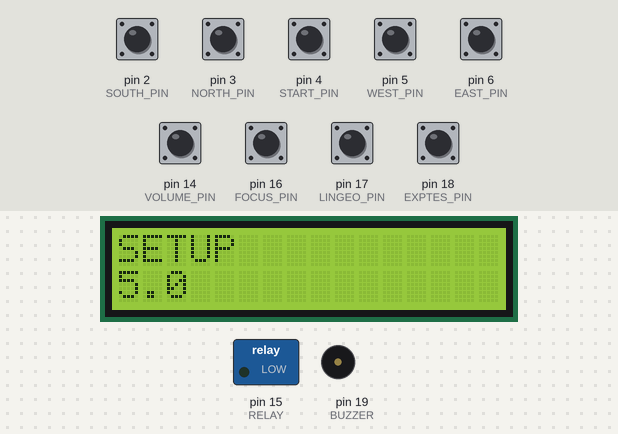
This program was run on a simulated Arduino Uno, built with avr-gcc and run on an emulated ATmega328P. Parts: 16×2 character LCD, switched loads named in the program (green lamp = pin HIGH), buzzer (waves = sounding). Inputs (shaded band) come from the test bench; at power-on: pin 2 (SOUTH_PIN), pin 3 (NORTH_PIN), pin 4 (START_PIN), pin 5 (WEST_PIN), pin 6 (EAST_PIN), pin 14 (VOLUME_PIN), pin 16 (FOCUS_PIN), pin 17 (LINGEO_PIN), pin 18 (EXPTES_PIN) HIGH.

Above: at 3.2 s.
3.3 s: pin 4 (START_PIN) pulled LOW for 0.15 s
At 3.5 s:
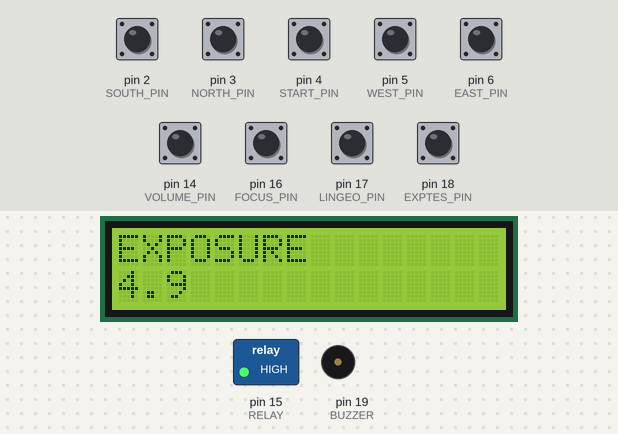
4.0 s: pin 14 (VOLUME_PIN) pulled LOW for 1 s
At 4.6 s:
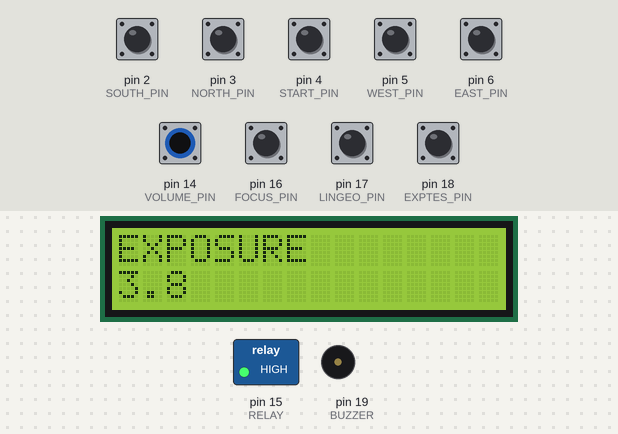
5.6 s: pin 4 (START_PIN) pulled LOW for 1 s
At 6.0 s:
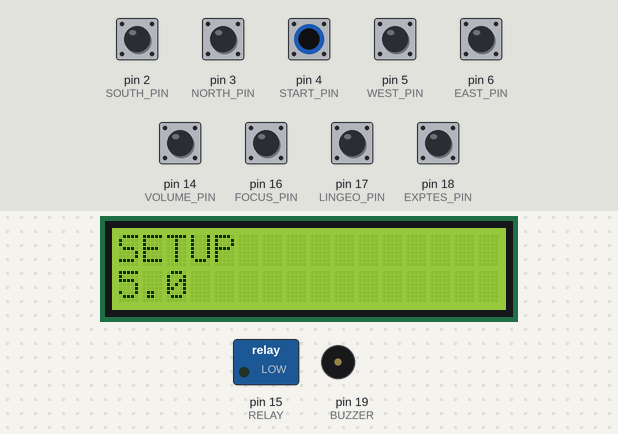
8.1 s: pin 17 (LINGEO_PIN) pulled LOW for 0.15 s
At 8.28 s:
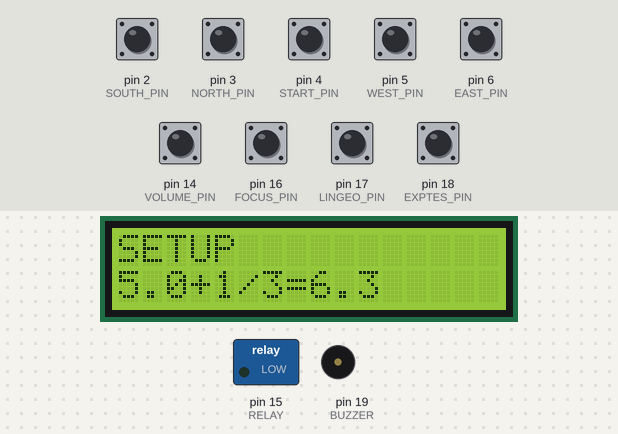
9.8 s: pin 18 (EXPTES_PIN) pulled LOW for 1 s
At 10.5 s:
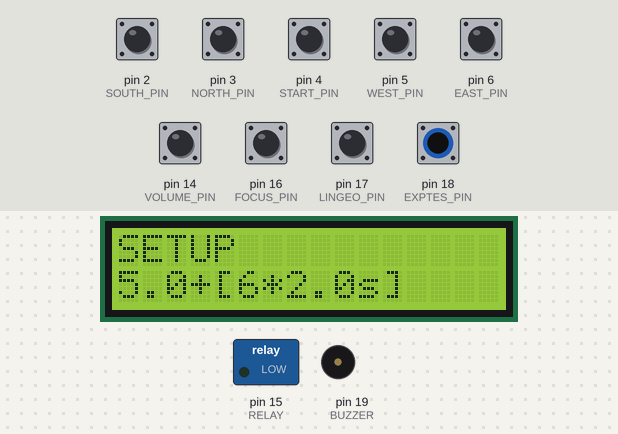
12.4 s: pin 16 (FOCUS_PIN) pulled LOW for 1 s
At 12.69 s:
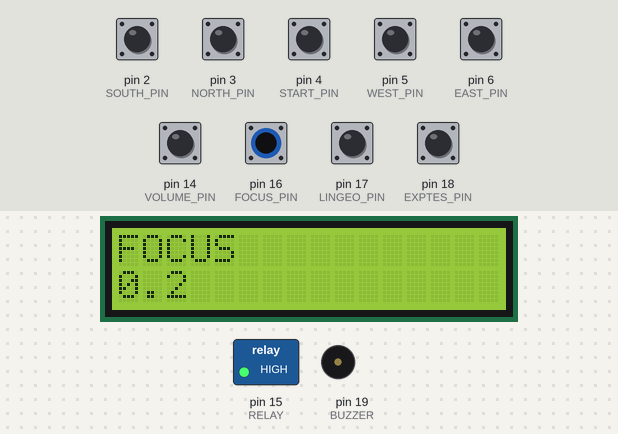
Timing chart, 0 to 15.4 s (numbered marks = the images above; inputs shaded):
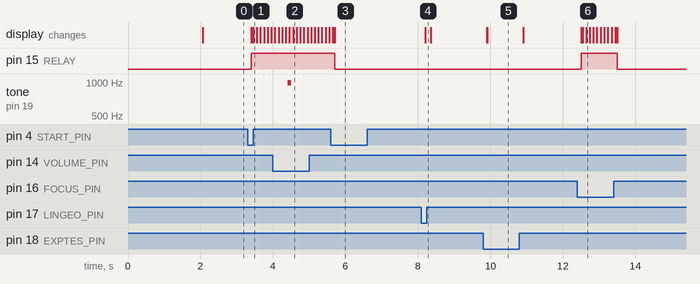

Measured:
- after the input at 3.3 s, pin 15 (RELAY): LOW → HIGH after 0.10 s; the display: first changes after 0.11 s (image 1 shows a later state)
- after the input at 4.0 s, tone on pin 19 (BUZZER): silent → 987 Hz after 0.40 s, → silent 0.10 s later
- after the input at 5.6 s, pin 15 (RELAY): HIGH → LOW after 0.10 s; the display: first differs from a run without the input after 0.11 s (image 3)
- after the input at 8.1 s, the display: first changes after 0.11 s (image 4 shows a later state)
- after the input at 9.8 s, the display: first changes after 0.11 s (image 5 shows a later state)
- after the input at 12.4 s, pin 15 (RELAY): LOW → HIGH after 0.10 s, → LOW 1.0 s later; the display: first changes after 0.11 s (image 6 shows a later state)

The program:

main.cpp
```cpp
// (licence header left out)
#include <Arduino.h>
#include <Bounce2.h>
#include "retege.h"

#define LCD162
//#define SEG74
#ifdef LCD162
  #include <LiquidCrystal.h>
#endif
#ifdef SEG74
  //blablabla
#endif

// runningMode possible values
#define LINEAR_EXPOSURE 0
#define GEOMETRIC_EXPOSURE 1
#define LINEAR_TEST 2
#define GEOMETRIC_TEST 3

// runningStatus possible values
#define SETUP 0
#define EXPOSURE 1
#define FOCUS 2

// buttons coding
#define S_BUTTON 0
#define N_BUTTON 1
#define W_BUTTON 2
#define E_BUTTON 3
#define START_BUTTON 4
#define FOCUS_TOGGLE 5
#define LINEAR_GEOMETRIC_TOGGLE 6
#define EXPOSURE_TEST_TOGGLE 7
#define VOLUME_TOGGLE 8

// pinout
#define SOUTH_PIN 2
#define NORTH_PIN 3
#define START_PIN 4
#define WEST_PIN 5
#define EAST_PIN 6
#define VOLUME_PIN 14
#define FOCUS_PIN 16
#define LINGEO_PIN 17
#define EXPTES_PIN 18
#define RELAY 15
#define BUZZER 19

// objects
LiquidCrystal lcd(7, 8, 9, 10, 11, 12);
Bounce * input = new Bounce[9];
retege mTimer = retege();

// function declarations
bool buttonActive(int i);
byte updateRunningStatus(byte runningStatus, bool & runningStatusChanged,
  bool startFell, bool focusHigh, unsigned long rollingTime);
byte updateRunningMode(bool linGeo, bool sinStrip);

/// buzzer functions
unsigned long playEndStrip(byte mode, unsigned long lampRefer,
  unsigned long ringCount);
unsigned long playMetronome(unsigned long lampRefer, unsigned long ringCount,
  bool loud);

// arduino functions

void setup() {
  // local variables
  /// buttons
  /// bounce2 aux array
  const int inputPins[9] = {SOUTH_PIN, NORTH_PIN,
                            WEST_PIN, EAST_PIN,
                            START_PIN, FOCUS_PIN,
                            LINGEO_PIN, EXPTES_PIN, VOLUME_PIN};

  // declarations
  pinMode(RELAY,  OUTPUT);
  pinMode(BUZZER, OUTPUT);

  // run things
  for (int i = 0; i < 9; i++) {
    input[i].attach(inputPins[i], INPUT_PULLUP);
    input[i].interval(100);
  }
  #ifdef LCD162
    lcd.begin(16,2);
    lcd.setCursor(0,0);
    lcd.print("A. B. Normal");
    lcd.setCursor(0,1);
    lcd.print("v1.0 revA");
    delay(2000);
    lcd.clear();
  #endif
}

void loop() {

  // local variables
  // 0 = linear single, 1 = geometric single;
  // 2 = linear strip, 3 = geometric strip
  static byte runningMode = LINEAR_EXPOSURE;
  static byte newRunningMode = LINEAR_EXPOSURE;

  // 0 = setup, 1 = exposure, 2 = focus
  static byte runningStatus = SETUP;
  static bool runningStatusChanged = 1;

  // lamp and beeper
  static unsigned long lampFirstMillis = 0; // marks the millisecond when the
                                            // lamp is turned on
  static unsigned long ringCount = 1;       // number of times that the buzzer
                                            // made a sound since
                                            // lampfirstmillis
  static unsigned long prevRollingTime = 0; // timer value
  static unsigned long rollingTime = 0;     //

  // update buttons
  for (int i = 0; i < 9; i++) {
    input[i].update();
    if (input[i].rose() || input[i].fell()) {
      #ifdef LCD162
        lcd.clear();
      #endif
    }
  }

  // runningStatus main switch
  runningStatus = updateRunningStatus(runningStatus, runningStatusChanged,
    input[START_BUTTON].fell(), !input[FOCUS_TOGGLE].read(), rollingTime);

  switch (runningStatus) {
    case SETUP:
      digitalWrite(RELAY,LOW);

      // runningMode independent
      if (runningStatusChanged) {
        ringCount = 1;
        rollingTime = 0;
        lampFirstMillis = 0;
        #ifdef LCD162
          lcd.clear();
        #endif
      }

      /// display output
      #ifdef LCD162
        lcd.setCursor(0,0);
        lcd.print("SETUP");
      #endif

      // runningMode dependent
      newRunningMode = updateRunningMode(
        !input[LINEAR_GEOMETRIC_TOGGLE].read(),
        !input[EXPOSURE_TEST_TOGGLE].read());

      if (newRunningMode != runningMode) {
        runningMode = newRunningMode;
        #ifdef LCD162
          lcd.clear();
        #endif
      }

      /// display output
      #ifdef LCD162
            lcd.setCursor(0,1);
            lcd.print(mTimer.getLCD162SetupString(runningMode));
      #endif

      /// update variables by reading NSEW buttons
      switch (runningMode) {
        case LINEAR_EXPOSURE:
          mTimer.updateBaseTimeSeconds(buttonActive(N_BUTTON),
            buttonActive(S_BUTTON));
          mTimer.updateBaseTimeTenths(buttonActive(E_BUTTON),
            buttonActive(W_BUTTON));
          break;
        case GEOMETRIC_EXPOSURE:
          mTimer.updateReason(buttonActive(N_BUTTON),
            buttonActive(S_BUTTON));
          mTimer.updateIndex(buttonActive(E_BUTTON),
            buttonActive(W_BUTTON));
          break;
        case LINEAR_TEST:
          mTimer.updateStripDuration(buttonActive(N_BUTTON),
            buttonActive(S_BUTTON));
          mTimer.updateStripNumber(buttonActive(E_BUTTON),
            buttonActive(W_BUTTON));
          break;
        case GEOMETRIC_TEST:
          mTimer.updateReason(buttonActive(N_BUTTON),
            buttonActive(S_BUTTON));
          mTimer.updateStripNumber(buttonActive(E_BUTTON),
            buttonActive(W_BUTTON));
          break;
      }
      break;

    case EXPOSURE:
      // runningMode independent
      digitalWrite(RELAY,HIGH);

      if (runningStatusChanged) {
        rollingTime=mTimer.evaluateTime(runningMode);
        lampFirstMillis = millis();
        #ifdef LCD162
          lcd.clear();
        #endif
      }

      prevRollingTime = rollingTime;
      rollingTime = (lampFirstMillis+(mTimer.evaluateTime(runningMode))
        -millis());
      if (rollingTime>prevRollingTime) {
        rollingTime=0;
      }

      #ifdef LCD162
        lcd.setCursor(0,0);
        lcd.print("EXPOSURE");
      #endif

      // runningMode dependent
      switch(runningMode) {
        case LINEAR_EXPOSURE:
        case GEOMETRIC_EXPOSURE:
          #ifdef LCD162
            lcd.setCursor(0,1);
            lcd.print((float)rollingTime/1000.,1);
          #endif
          ringCount = playMetronome(lampFirstMillis,ringCount,
          !input[VOLUME_TOGGLE].read());
          break;
        case LINEAR_TEST:
        case GEOMETRIC_TEST:
          #ifdef LCD162
            lcd.setCursor(0,1);
            lcd.print(String(ringCount)+"/"+String(mTimer.getStripNbr())+" "+
                      String((float)rollingTime/1000.,1));
          #endif
          ringCount = playEndStrip(runningMode, lampFirstMillis, ringCount);
          break;
      }

      break;

    case FOCUS:
      // mode independent
      if (runningStatusChanged) {
        lampFirstMillis = millis();
        #ifdef LCD162
          lcd.clear();
        #endif
      }
      digitalWrite(RELAY,HIGH);
      ringCount = playMetronome(lampFirstMillis,ringCount,
        !input[VOLUME_TOGGLE].read());
      #ifdef LCD162
        lcd.setCursor(0,0);
        lcd.print("FOCUS");
        lcd.setCursor(0,1);
        lcd.print((millis()-lampFirstMillis+10)/1000.,1); // counts up
      #endif

      break;
  }
  // loop() END
}

// service functions

bool buttonActive(int i) {
  static unsigned long holdInterval = 0;
  static int baseInterval = 200;
  static int holdMillis = baseInterval;
  bool y;

  if(!input[i].read() && input[i].duration()>=holdInterval*(holdMillis)) {
    y = 1;
    holdInterval++;
    lcd.clear();
  } else {
    y = 0;
  }

  if (input[i].rose()) {
    holdInterval = 0;
    holdMillis = baseInterval;
  }
  return y;
}

byte updateRunningStatus(byte runningStatus, bool & runningStatusChanged,
  bool startFell, bool focusHigh, unsigned long rollingTime) {
  byte newRunningStatus = runningStatus;
  switch (runningStatus) {
    case SETUP:
      if (startFell) {
        newRunningStatus = EXPOSURE;
      } else if (focusHigh) {
        newRunningStatus = FOCUS;
      }
      break;
    case EXPOSURE:
      if (startFell || (rollingTime>0 && rollingTime<10)) {
        newRunningStatus = SETUP;
      }
      break;
    case FOCUS:
      if (!focusHigh) {
        newRunningStatus = SETUP;
      }
      break;
  }
  if (runningStatus != newRunningStatus) {
    runningStatusChanged = 1;
    runningStatus = newRunningStatus;
  } else {
    runningStatusChanged = 0;
  }
  return newRunningStatus;
}

byte updateRunningMode(bool linGeo, bool expTest) {
  byte newRunningMode;
  if (!linGeo) {
    if (!expTest) {
      newRunningMode = LINEAR_EXPOSURE;
    } else {
      newRunningMode = LINEAR_TEST;
    }
  } else {
    if (!expTest) {
      newRunningMode = GEOMETRIC_EXPOSURE;
    } else {
      newRunningMode = GEOMETRIC_TEST;
    }
  }
  return newRunningMode;
}

// beeper functions

unsigned long playEndStrip(byte mode, unsigned long lampRefer,
  unsigned long ringCount) {

  float rollingInterval;

  if (mode == LINEAR_TEST) {
    rollingInterval = mTimer.getBaseTime() + mTimer.getStripDrt()*ringCount;
  } else if (mode == GEOMETRIC_TEST) {
    rollingInterval = mTimer.getBaseTime() *
      pow(2,(1.*ringCount)/(1.*mTimer.getReason()));
  } else {
    return -1;
  }

  if (millis()>= lampRefer - 100 + rollingInterval ) {
    tone(BUZZER, 659, 95);
  }

  if (millis() >= lampRefer - 5 + rollingInterval) {
    // -5 us guarantees the double tone even for the last test strip when the
    // lamp turns off
    tone(BUZZER, 880, 100);
    ringCount++;
  }
  return ringCount;
}

unsigned long playMetronome(unsigned long lampRefer, unsigned long ringCount,
  bool loud) {
  if (millis()>=lampRefer+ringCount*1000) { // buzz every second
    if (loud) tone(BUZZER, 987, 100);
    ringCount++;
  }
  return ringCount;
}
```

retege.cpp
```cpp
// (licence header left out)
#include "retege.h"

retege::retege() {
    baseTime = 5000;
    reason = 3;
    index = 1;
    stripNbr = 6;
    stripDrt = 2000;
}

unsigned long retege::updatePrivate(unsigned long target, int val) {
    unsigned long u = target;
    if ((long)target+val < 1) {
        u = 1;
    } else {
        u = target+val;
    }
    return u;
}

int retege::updatePrivate(int target, int val) {
    return target+val;
}
// Methods
unsigned long retege::evaluateTime(char runningMode) {
    unsigned long eval;
    switch (runningMode) {
        case 0: // LINEAR_EXPOSURE
            eval = baseTime;
            break;
        case 1: // GEOMETRIC_EXPOSURE
            eval = baseTime*(pow((float)2,((float)index)/((float)reason)));
            break;
        case 2: // LINEAR_TEST
            eval = baseTime+(stripNbr*stripDrt);
            break;
        case 3: // GEOMETRIC_TEST
            eval = baseTime*(pow((float)2,((float)stripNbr)/((float)reason)));
            break;
        default:
            eval = 0;
            break;
    }
    return eval;
}
unsigned long retege::getBaseTime() {
    return baseTime;
}
unsigned long retege::getReason() {
    return reason;
}
unsigned long retege::getStripNbr() {
    return stripNbr;
}
unsigned long retege::getStripDrt() {
    return stripDrt;
}
char retege::getIndex() {
    return index;
}
void retege::updateBaseTimeSeconds(bool plus, bool minus) {
    if (plus) baseTime = updatePrivate(baseTime,1000);
    if (minus) baseTime = updatePrivate(baseTime,-1000);
    if (baseTime >= 99900) baseTime = 99900;
}
void retege::updateBaseTimeTenths(bool plus, bool minus) {
    if (plus) baseTime = updatePrivate(baseTime,100);
    if (minus) baseTime = updatePrivate(baseTime,-100);
    if (baseTime >= 99900) baseTime = 99900;
}
void retege::updateIndex(bool plus, bool minus) {
    if (plus) index = updatePrivate(index,1);
    if (minus) index = updatePrivate(index,-1);
}
void retege::updateReason(bool plus, bool minus) {
    if (plus) reason = updatePrivate(reason,1);
    if (minus) reason = updatePrivate(reason,-1);
    if (reason >= 24) reason = 24;
}
void retege::updateStripDuration(bool plus, bool minus) {
    if (plus) stripDrt = updatePrivate(stripDrt,100);
    if (minus) stripDrt = updatePrivate(stripDrt,-100);
    if (stripDrt >= 50000) baseTime = 50000;
}
void retege::updateStripNumber(bool plus, bool minus) {
    if (plus) stripNbr = updatePrivate(stripNbr,1);
    if (minus) stripNbr = updatePrivate(stripNbr,-1);
    if (stripNbr >= 24) stripNbr = 24;
}
String retege::getLCD162SetupString(char runningMode) {
    String s = String();
    switch (runningMode) {
        case 0: // LINEAR_EXPOSURE
            s = String((float)baseTime/1000.,1);
            break;
        case 1: // GEOMETRIC_EXPOSURE
            if (index >= 0) {
                s = String((float)baseTime/1000.,1)+
                    "+"+String(index)+"/"+String(reason)+
                    "="+String(float(evaluateTime(runningMode))/1000.,1);
            } else {
                s = String((float)baseTime/1000.,1)+
                    String(index)+"/"+String(reason)+
                    "="+String(float(evaluateTime(runningMode))/1000.,1);
            }
            break;
        case 2: // LINEAR_TEST
            s = String((float)baseTime/1000.,1)+
                "+["+String(stripNbr)+"*"+String((float)stripDrt/1000,1)+"s]";
            break;
        case 3: // GEOMETRIC_TEST
            s = String((float)baseTime/1000.,1)+
                "+["+String(stripNbr)+"*1/"+String(reason)+"]";
            break;
        default:
            break;
    }
    return s;
}
```

retege.h
```cpp
// (licence header left out)
#ifndef RETEGE_H
#define RETEGE_H
#include <math.h>
#include <Arduino.h>

class retege {
    private:
        unsigned long baseTime;
        unsigned long reason;
        int index;
        unsigned long stripNbr;
        unsigned long stripDrt;
        unsigned long updatePrivate(unsigned long target, int val);
        int updatePrivate(int target, int val);

    public:
        // Constructors
        retege();

        // Methods
        unsigned long evaluateTime(char runningMode);

        unsigned long getBaseTime();
        unsigned long getReason();
        unsigned long getStripNbr();
        unsigned long getStripDrt();
        char getIndex();

        void updateBaseTimeSeconds(bool plus, bool minus);
        void updateBaseTimeTenths(bool plus, bool minus);
        void updateIndex(bool plus, bool minus);
        void updateReason(bool plus, bool minus);
        void updateStripDuration(bool plus, bool minus);
        void updateStripNumber(bool plus, bool minus);

        String getLCD162SetupString(char runningMode);
};

#endif
```
